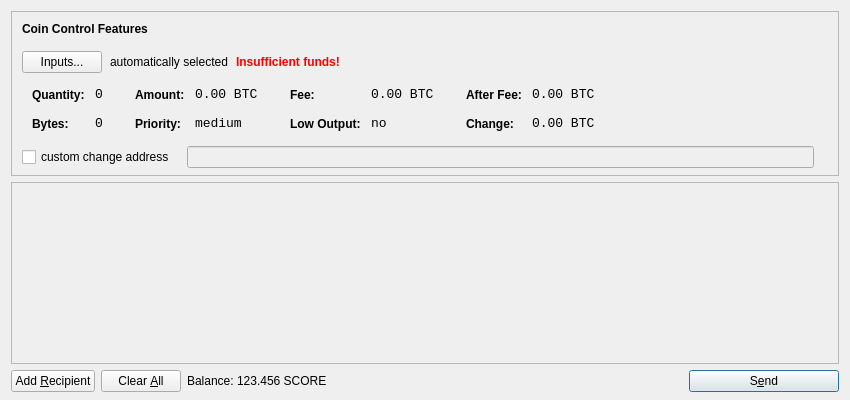
<?xml version="1.0" encoding="UTF-8"?>
<ui version="4.0">
 <class>SendCoinsDialog</class>
 <widget class="QDialog" name="SendCoinsDialog">
  <property name="geometry">
   <rect>
    <x>0</x>
    <y>0</y>
    <width>850</width>
    <height>400</height>
   </rect>
  </property>
  <property name="windowTitle">
   <string>Send Coins</string>
  </property>
  <layout class="QVBoxLayout" name="verticalLayout" stretch="0,1,0">
   <property name="bottomMargin">
    <number>8</number>
   </property>
   <item>
    <widget class="QFrame" name="frameCoinControl">
     <property name="sizePolicy">
      <sizepolicy hsizetype="Expanding" vsizetype="Expanding">
       <horstretch>0</horstretch>
       <verstretch>0</verstretch>
      </sizepolicy>
     </property>
     <property name="maximumSize">
      <size>
       <width>16777215</width>
       <height>16777215</height>
      </size>
     </property>
     <property name="frameShape">
      <enum>QFrame::StyledPanel</enum>
     </property>
     <property name="frameShadow">
      <enum>QFrame::Sunken</enum>
     </property>
     <layout class="QVBoxLayout" name="verticalLayoutCoinControl2">
      <property name="spacing">
       <number>-1</number>
      </property>
      <property name="leftMargin">
       <number>0</number>
      </property>
      <property name="topMargin">
       <number>0</number>
      </property>
      <property name="rightMargin">
       <number>0</number>
      </property>
      <property name="bottomMargin">
       <number>6</number>
      </property>
      <item>
       <layout class="QVBoxLayout" name="verticalLayoutCoinControl" stretch="0,0,0,0,1">
        <property name="spacing">
         <number>0</number>
        </property>
        <property name="leftMargin">
         <number>10</number>
        </property>
        <property name="topMargin">
         <number>10</number>
        </property>
        <item>
         <layout class="QHBoxLayout" name="horizontalLayoutCoinControl1">
          <property name="bottomMargin">
           <number>15</number>
          </property>
          <item>
           <widget class="QLabel" name="labelCoinControlFeatures">
            <property name="sizePolicy">
             <sizepolicy hsizetype="Preferred" vsizetype="Maximum">
              <horstretch>0</horstretch>
              <verstretch>0</verstretch>
             </sizepolicy>
            </property>
            <property name="font">
             <font>
              <weight>75</weight>
              <bold>true</bold>
             </font>
            </property>
            <property name="styleSheet">
             <string notr="true">font-weight:bold;</string>
            </property>
            <property name="text">
             <string>Coin Control Features</string>
            </property>
           </widget>
          </item>
         </layout>
        </item>
        <item>
         <layout class="QHBoxLayout" name="horizontalLayoutCoinControl2" stretch="0,0,0,0">
          <property name="spacing">
           <number>8</number>
          </property>
          <property name="bottomMargin">
           <number>10</number>
          </property>
          <item>
           <widget class="QPushButton" name="pushButtonCoinControl">
            <property name="styleSheet">
             <string notr="true"/>
            </property>
            <property name="text">
             <string>Inputs...</string>
            </property>
           </widget>
          </item>
          <item>
           <widget class="QLabel" name="labelCoinControlAutomaticallySelected">
            <property name="text">
             <string>automatically selected</string>
            </property>
            <property name="margin">
             <number>5</number>
            </property>
           </widget>
          </item>
          <item>
           <widget class="QLabel" name="labelCoinControlInsuffFunds">
            <property name="font">
             <font>
              <weight>75</weight>
              <bold>true</bold>
             </font>
            </property>
            <property name="styleSheet">
             <string notr="true">color:red;font-weight:bold;</string>
            </property>
            <property name="text">
             <string>Insufficient funds!</string>
            </property>
            <property name="margin">
             <number>5</number>
            </property>
           </widget>
          </item>
          <item>
           <spacer name="horizontalSpacerCoinControl">
            <property name="orientation">
             <enum>Qt::Horizontal</enum>
            </property>
            <property name="sizeHint" stdset="0">
             <size>
              <width>40</width>
              <height>1</height>
             </size>
            </property>
           </spacer>
          </item>
         </layout>
        </item>
        <item>
         <widget class="QWidget" name="widgetCoinControl" native="true">
          <property name="sizePolicy">
           <sizepolicy hsizetype="Preferred" vsizetype="Preferred">
            <horstretch>0</horstretch>
            <verstretch>0</verstretch>
           </sizepolicy>
          </property>
          <property name="minimumSize">
           <size>
            <width>0</width>
            <height>0</height>
           </size>
          </property>
          <property name="styleSheet">
           <string notr="true"/>
          </property>
          <layout class="QHBoxLayout" name="horizontalLayoutCoinControl5">
           <property name="margin">
            <number>0</number>
           </property>
           <item>
            <layout class="QHBoxLayout" name="horizontalLayoutCoinControl3" stretch="0,0,0,1">
             <property name="spacing">
              <number>20</number>
             </property>
             <property name="topMargin">
              <number>0</number>
             </property>
             <property name="bottomMargin">
              <number>10</number>
             </property>
             <item>
              <layout class="QFormLayout" name="formLayoutCoinControl1">
               <property name="horizontalSpacing">
                <number>10</number>
               </property>
               <property name="verticalSpacing">
                <number>14</number>
               </property>
               <property name="leftMargin">
                <number>10</number>
               </property>
               <property name="topMargin">
                <number>4</number>
               </property>
               <property name="rightMargin">
                <number>6</number>
               </property>
               <item row="0" column="0">
                <widget class="QLabel" name="labelCoinControlQuantityText">
                 <property name="styleSheet">
                  <string notr="true">font-weight:bold;</string>
                 </property>
                 <property name="text">
                  <string>Quantity:</string>
                 </property>
                 <property name="margin">
                  <number>0</number>
                 </property>
                </widget>
               </item>
               <item row="0" column="1">
                <widget class="QLabel" name="labelCoinControlQuantity">
                 <property name="font">
                  <font>
                   <family>Monospace</family>
                   <pointsize>10</pointsize>
                  </font>
                 </property>
                 <property name="cursor">
                  <cursorShape>IBeamCursor</cursorShape>
                 </property>
                 <property name="contextMenuPolicy">
                  <enum>Qt::ActionsContextMenu</enum>
                 </property>
                 <property name="text">
                  <string notr="true">0</string>
                 </property>
                 <property name="margin">
                  <number>0</number>
                 </property>
                 <property name="textInteractionFlags">
                  <set>Qt::LinksAccessibleByMouse|Qt::TextSelectableByKeyboard|Qt::TextSelectableByMouse</set>
                 </property>
                </widget>
               </item>
               <item row="1" column="0">
                <widget class="QLabel" name="labelCoinControlBytesText">
                 <property name="styleSheet">
                  <string notr="true">font-weight:bold;</string>
                 </property>
                 <property name="text">
                  <string>Bytes:</string>
                 </property>
                </widget>
               </item>
               <item row="1" column="1">
                <widget class="QLabel" name="labelCoinControlBytes">
                 <property name="font">
                  <font>
                   <family>Monospace</family>
                   <pointsize>10</pointsize>
                  </font>
                 </property>
                 <property name="cursor">
                  <cursorShape>IBeamCursor</cursorShape>
                 </property>
                 <property name="contextMenuPolicy">
                  <enum>Qt::ActionsContextMenu</enum>
                 </property>
                 <property name="text">
                  <string notr="true">0</string>
                 </property>
                 <property name="textInteractionFlags">
                  <set>Qt::LinksAccessibleByMouse|Qt::TextSelectableByKeyboard|Qt::TextSelectableByMouse</set>
                 </property>
                </widget>
               </item>
              </layout>
             </item>
             <item>
              <layout class="QFormLayout" name="formLayoutCoinControl2">
               <property name="horizontalSpacing">
                <number>10</number>
               </property>
               <property name="verticalSpacing">
                <number>14</number>
               </property>
               <property name="leftMargin">
                <number>6</number>
               </property>
               <property name="topMargin">
                <number>4</number>
               </property>
               <property name="rightMargin">
                <number>6</number>
               </property>
               <item row="0" column="0">
                <widget class="QLabel" name="labelCoinControlAmountText">
                 <property name="styleSheet">
                  <string notr="true">font-weight:bold;</string>
                 </property>
                 <property name="text">
                  <string>Amount:</string>
                 </property>
                 <property name="margin">
                  <number>0</number>
                 </property>
                </widget>
               </item>
               <item row="0" column="1">
                <widget class="QLabel" name="labelCoinControlAmount">
                 <property name="font">
                  <font>
                   <family>Monospace</family>
                   <pointsize>10</pointsize>
                  </font>
                 </property>
                 <property name="cursor">
                  <cursorShape>IBeamCursor</cursorShape>
                 </property>
                 <property name="contextMenuPolicy">
                  <enum>Qt::ActionsContextMenu</enum>
                 </property>
                 <property name="text">
                  <string notr="true">0.00 BTC</string>
                 </property>
                 <property name="textInteractionFlags">
                  <set>Qt::LinksAccessibleByMouse|Qt::TextSelectableByKeyboard|Qt::TextSelectableByMouse</set>
                 </property>
                </widget>
               </item>
               <item row="1" column="0">
                <widget class="QLabel" name="labelCoinControlPriorityText">
                 <property name="styleSheet">
                  <string notr="true">font-weight:bold;</string>
                 </property>
                 <property name="text">
                  <string>Priority:</string>
                 </property>
                </widget>
               </item>
               <item row="1" column="1">
                <widget class="QLabel" name="labelCoinControlPriority">
                 <property name="font">
                  <font>
                   <family>Monospace</family>
                   <pointsize>10</pointsize>
                  </font>
                 </property>
                 <property name="cursor">
                  <cursorShape>IBeamCursor</cursorShape>
                 </property>
                 <property name="contextMenuPolicy">
                  <enum>Qt::ActionsContextMenu</enum>
                 </property>
                 <property name="text">
                  <string>medium</string>
                 </property>
                 <property name="textInteractionFlags">
                  <set>Qt::LinksAccessibleByMouse|Qt::TextSelectableByKeyboard|Qt::TextSelectableByMouse</set>
                 </property>
                </widget>
               </item>
              </layout>
             </item>
             <item>
              <layout class="QFormLayout" name="formLayoutCoinControl3">
               <property name="horizontalSpacing">
                <number>10</number>
               </property>
               <property name="verticalSpacing">
                <number>14</number>
               </property>
               <property name="leftMargin">
                <number>6</number>
               </property>
               <property name="topMargin">
                <number>4</number>
               </property>
               <property name="rightMargin">
                <number>6</number>
               </property>
               <item row="0" column="0">
                <widget class="QLabel" name="labelCoinControlFeeText">
                 <property name="styleSheet">
                  <string notr="true">font-weight:bold;</string>
                 </property>
                 <property name="text">
                  <string>Fee:</string>
                 </property>
                 <property name="margin">
                  <number>0</number>
                 </property>
                </widget>
               </item>
               <item row="0" column="1">
                <widget class="QLabel" name="labelCoinControlFee">
                 <property name="font">
                  <font>
                   <family>Monospace</family>
                   <pointsize>10</pointsize>
                  </font>
                 </property>
                 <property name="cursor">
                  <cursorShape>IBeamCursor</cursorShape>
                 </property>
                 <property name="contextMenuPolicy">
                  <enum>Qt::ActionsContextMenu</enum>
                 </property>
                 <property name="text">
                  <string notr="true">0.00 BTC</string>
                 </property>
                 <property name="textInteractionFlags">
                  <set>Qt::LinksAccessibleByMouse|Qt::TextSelectableByKeyboard|Qt::TextSelectableByMouse</set>
                 </property>
                </widget>
               </item>
               <item row="1" column="0">
                <widget class="QLabel" name="labelCoinControlLowOutputText">
                 <property name="styleSheet">
                  <string notr="true">font-weight:bold;</string>
                 </property>
                 <property name="text">
                  <string>Low Output:</string>
                 </property>
                </widget>
               </item>
               <item row="1" column="1">
                <widget class="QLabel" name="labelCoinControlLowOutput">
                 <property name="font">
                  <font>
                   <family>Monospace</family>
                   <pointsize>10</pointsize>
                  </font>
                 </property>
                 <property name="cursor">
                  <cursorShape>IBeamCursor</cursorShape>
                 </property>
                 <property name="contextMenuPolicy">
                  <enum>Qt::ActionsContextMenu</enum>
                 </property>
                 <property name="text">
                  <string>no</string>
                 </property>
                 <property name="textInteractionFlags">
                  <set>Qt::LinksAccessibleByMouse|Qt::TextSelectableByKeyboard|Qt::TextSelectableByMouse</set>
                 </property>
                </widget>
               </item>
              </layout>
             </item>
             <item>
              <layout class="QFormLayout" name="formLayoutCoinControl4">
               <property name="horizontalSpacing">
                <number>10</number>
               </property>
               <property name="verticalSpacing">
                <number>14</number>
               </property>
               <property name="leftMargin">
                <number>6</number>
               </property>
               <property name="topMargin">
                <number>4</number>
               </property>
               <property name="rightMargin">
                <number>6</number>
               </property>
               <item row="0" column="0">
                <widget class="QLabel" name="labelCoinControlAfterFeeText">
                 <property name="styleSheet">
                  <string notr="true">font-weight:bold;</string>
                 </property>
                 <property name="text">
                  <string>After Fee:</string>
                 </property>
                 <property name="margin">
                  <number>0</number>
                 </property>
                </widget>
               </item>
               <item row="0" column="1">
                <widget class="QLabel" name="labelCoinControlAfterFee">
                 <property name="font">
                  <font>
                   <family>Monospace</family>
                   <pointsize>10</pointsize>
                  </font>
                 </property>
                 <property name="cursor">
                  <cursorShape>IBeamCursor</cursorShape>
                 </property>
                 <property name="contextMenuPolicy">
                  <enum>Qt::ActionsContextMenu</enum>
                 </property>
                 <property name="text">
                  <string notr="true">0.00 BTC</string>
                 </property>
                 <property name="textInteractionFlags">
                  <set>Qt::LinksAccessibleByMouse|Qt::TextSelectableByKeyboard|Qt::TextSelectableByMouse</set>
                 </property>
                </widget>
               </item>
               <item row="1" column="0">
                <widget class="QLabel" name="labelCoinControlChangeText">
                 <property name="styleSheet">
                  <string notr="true">font-weight:bold;</string>
                 </property>
                 <property name="text">
                  <string>Change:</string>
                 </property>
                </widget>
               </item>
               <item row="1" column="1">
                <widget class="QLabel" name="labelCoinControlChange">
                 <property name="font">
                  <font>
                   <family>Monospace</family>
                   <pointsize>10</pointsize>
                  </font>
                 </property>
                 <property name="cursor">
                  <cursorShape>IBeamCursor</cursorShape>
                 </property>
                 <property name="contextMenuPolicy">
                  <enum>Qt::ActionsContextMenu</enum>
                 </property>
                 <property name="text">
                  <string notr="true">0.00 BTC</string>
                 </property>
                 <property name="textInteractionFlags">
                  <set>Qt::LinksAccessibleByMouse|Qt::TextSelectableByKeyboard|Qt::TextSelectableByMouse</set>
                 </property>
                </widget>
               </item>
              </layout>
             </item>
            </layout>
           </item>
          </layout>
         </widget>
        </item>
        <item>
         <layout class="QHBoxLayout" name="horizontalLayoutCoinControl4" stretch="0,0,0">
          <property name="spacing">
           <number>12</number>
          </property>
          <property name="sizeConstraint">
           <enum>QLayout::SetDefaultConstraint</enum>
          </property>
          <property name="topMargin">
           <number>5</number>
          </property>
          <property name="rightMargin">
           <number>5</number>
          </property>
          <item>
           <widget class="QCheckBox" name="checkBoxCoinControlChange">
            <property name="text">
             <string>custom change address</string>
            </property>
           </widget>
          </item>
          <item>
           <widget class="QLineEdit" name="lineEditCoinControlChange">
            <property name="enabled">
             <bool>false</bool>
            </property>
            <property name="sizePolicy">
             <sizepolicy hsizetype="Expanding" vsizetype="Fixed">
              <horstretch>0</horstretch>
              <verstretch>0</verstretch>
             </sizepolicy>
            </property>
           </widget>
          </item>
          <item>
           <widget class="QLabel" name="labelCoinControlChangeLabel">
            <property name="sizePolicy">
             <sizepolicy hsizetype="Preferred" vsizetype="Expanding">
              <horstretch>0</horstretch>
              <verstretch>0</verstretch>
             </sizepolicy>
            </property>
            <property name="minimumSize">
             <size>
              <width>0</width>
              <height>0</height>
             </size>
            </property>
            <property name="text">
             <string/>
            </property>
            <property name="margin">
             <number>3</number>
            </property>
           </widget>
          </item>
         </layout>
        </item>
        <item>
         <spacer name="verticalSpacerCoinControl">
          <property name="orientation">
           <enum>Qt::Vertical</enum>
          </property>
          <property name="sizeHint" stdset="0">
           <size>
            <width>800</width>
            <height>1</height>
           </size>
          </property>
         </spacer>
        </item>
       </layout>
      </item>
     </layout>
    </widget>
   </item>
   <item>
    <widget class="QScrollArea" name="scrollArea">
     <property name="widgetResizable">
      <bool>true</bool>
     </property>
     <widget class="QWidget" name="scrollAreaWidgetContents">
      <property name="geometry">
       <rect>
        <x>0</x>
        <y>0</y>
        <width>830</width>
        <height>165</height>
       </rect>
      </property>
      <layout class="QVBoxLayout" name="verticalLayout_2">
       <property name="margin">
        <number>0</number>
       </property>
       <item>
        <layout class="QVBoxLayout" name="entries">
         <property name="spacing">
          <number>6</number>
         </property>
        </layout>
       </item>
       <item>
        <spacer name="verticalSpacer">
         <property name="orientation">
          <enum>Qt::Vertical</enum>
         </property>
         <property name="sizeHint" stdset="0">
          <size>
           <width>20</width>
           <height>40</height>
          </size>
         </property>
        </spacer>
       </item>
      </layout>
     </widget>
    </widget>
   </item>
   <item>
    <layout class="QHBoxLayout" name="horizontalLayout">
     <item>
      <widget class="QPushButton" name="addButton">
       <property name="toolTip">
        <string>Send to multiple recipients at once</string>
       </property>
       <property name="text">
        <string>Add &amp;Recipient</string>
       </property>
       <property name="icon">
        <iconset resource="../bitcoin.qrc">
         <normaloff>:/icons/add</normaloff>:/icons/add</iconset>
       </property>
       <property name="autoDefault">
        <bool>false</bool>
       </property>
      </widget>
     </item>
     <item>
      <widget class="QPushButton" name="clearButton">
       <property name="sizePolicy">
        <sizepolicy hsizetype="Minimum" vsizetype="Fixed">
         <horstretch>0</horstretch>
         <verstretch>0</verstretch>
        </sizepolicy>
       </property>
       <property name="toolTip">
        <string>Remove all transaction fields</string>
       </property>
       <property name="text">
        <string>Clear &amp;All</string>
       </property>
       <property name="icon">
        <iconset resource="../bitcoin.qrc">
         <normaloff>:/icons/remove</normaloff>:/icons/remove</iconset>
       </property>
       <property name="autoRepeatDelay">
        <number>300</number>
       </property>
       <property name="autoDefault">
        <bool>false</bool>
       </property>
      </widget>
     </item>
     <item>
      <layout class="QHBoxLayout" name="horizontalLayout_2">
       <property name="spacing">
        <number>3</number>
       </property>
       <item>
        <widget class="QLabel" name="label">
         <property name="text">
          <string>Balance:</string>
         </property>
        </widget>
       </item>
       <item>
        <widget class="QLabel" name="labelBalance">
         <property name="cursor">
          <cursorShape>IBeamCursor</cursorShape>
         </property>
         <property name="text">
          <string>123.456 SCORE</string>
         </property>
         <property name="textInteractionFlags">
          <set>Qt::LinksAccessibleByMouse|Qt::TextSelectableByKeyboard|Qt::TextSelectableByMouse</set>
         </property>
        </widget>
       </item>
      </layout>
     </item>
     <item>
      <spacer name="horizontalSpacer">
       <property name="orientation">
        <enum>Qt::Horizontal</enum>
       </property>
       <property name="sizeHint" stdset="0">
        <size>
         <width>40</width>
         <height>20</height>
        </size>
       </property>
      </spacer>
     </item>
     <item>
      <widget class="QPushButton" name="sendButton">
       <property name="minimumSize">
        <size>
         <width>150</width>
         <height>0</height>
        </size>
       </property>
       <property name="toolTip">
        <string>Confirm the send action</string>
       </property>
       <property name="text">
        <string>S&amp;end</string>
       </property>
       <property name="icon">
        <iconset resource="../bitcoin.qrc">
         <normaloff>:/icons/send</normaloff>:/icons/send</iconset>
       </property>
       <property name="default">
        <bool>true</bool>
       </property>
      </widget>
     </item>
    </layout>
   </item>
  </layout>
 </widget>
 <resources>
  <include location="../bitcoin.qrc"/>
 </resources>
 <connections/>
</ui>
